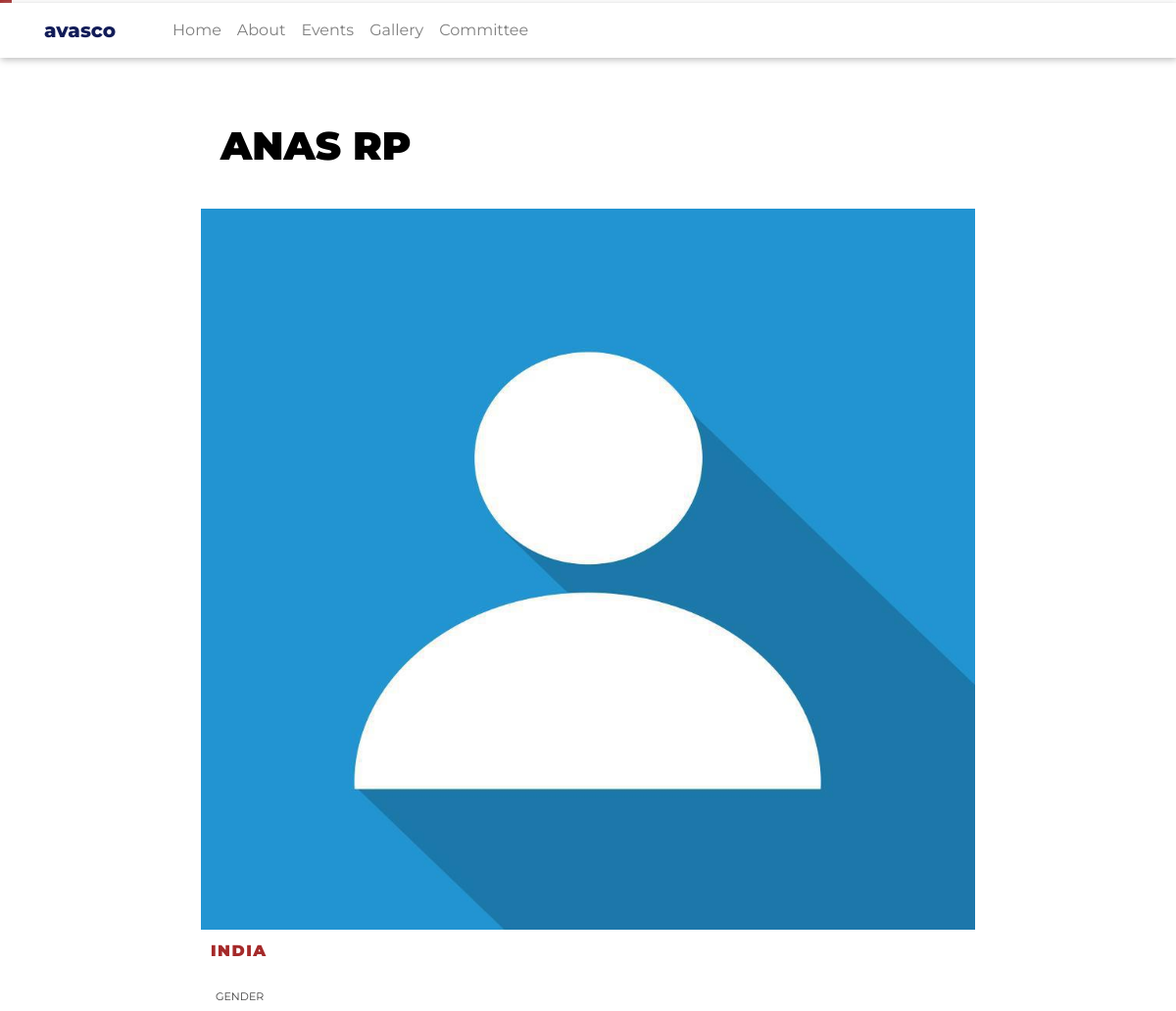
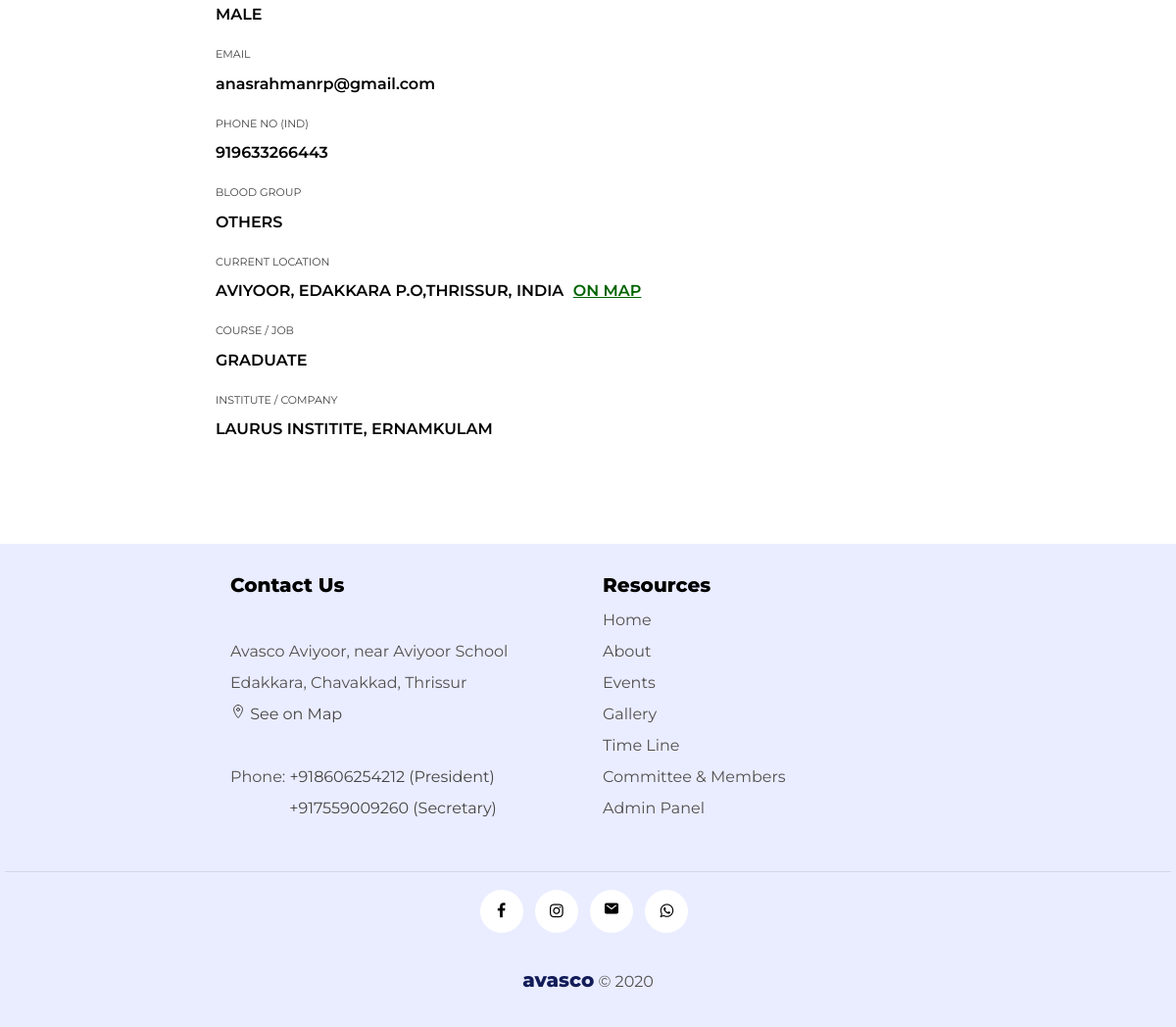
/member/47/, run on the app's committed database (2 pictures, top to bottom).
### blog/models.py (models this page shows, shortened)
class Member(models.Model):
    BLOOD_GROUP = ((1, "A+",), (2, "A-"), (3, "B+"), (4, "B-"),
               (5, "AB+"), (6, "AB-"), (7, "0+"), (8, "O-"), (9,"OTHERS"))
    SECTION = ((1,"INDIA"), (2,"GCC"))
    SEX = ((1,"Male"), (2,"Female"), (3,"Others") )
    name = models.CharField(max_length=40)
    image = models.ImageField(upload_to='member_pics/', default='accountdefault.jpg')
    avasco_id =  models.CharField("Avasco ID (if exists)", max_length=10,null=True, blank=True)
    blood_group = models.IntegerField(
        choices = BLOOD_GROUP,
        default = 9,null= True
        )
    sex = models.IntegerField(
        choices= SEX,
        default=1, null= True
    )
    email = models.EmailField(max_length=30, null= True, blank=True)
    phone_1_india = models. IntegerField("Indian Phone (if exists)",null=True, blank=True)
    phone_2_gcc = models.IntegerField("GCC Phone (if exists)",null=True, blank=True)
    section = models.IntegerField(
        choices= SECTION,
        default= 1, null= True
    )
    current_location = models.URLField( max_length=200, default= "https://maps.app.goo.gl/aSoSHUyyFsuMZMsB6",null=True, blank=True)
    country = models.CharField(max_length=20, default="India",null=True, blank=True)
    city = models.CharField(max_length=20, default="Thrissur",null=True, blank=True)
    place = models.CharField(max_length=30, default="Aviyoor, Edakkara P.O",null=True, blank=True)
    occupation_or_course = models.CharField("Occupation/Course", max_length=100, default="Student",null=True, blank=True)
    company_or_institution_name = models.CharField("Company/Institution Name", max_length=100,null=True, blank=True)
    company_or_institution_place = models.CharField("Company/Institution Place", max_length=100,null=True, blank=True)

class Committee(models.Model):
    india_poster = models.ImageField(upload_to='committee_pics', null=True, blank=True)
    gcc_poster = models.ImageField(upload_to='committee_pics', null=True, blank=True)
    president = models.ForeignKey(Member,related_name="president", null=True,blank=True, on_delete= models.SET_NULL)
    secretary = models.ForeignKey(Member,related_name="secretary", null=True,blank=True, on_delete= models.SET_NULL)
    vice_president_1 = models.ForeignKey(Member,related_name="vice_president_1", null=True,blank=True, on_delete= models.SET_NULL)
    vice_president_2 = models.ForeignKey(Member,related_name="vice_president_2", null=True,blank=True, on_delete= models.SET_NULL)
    joint_secretary_1 = models.ForeignKey(Member,related_name="joint_secretary_1", null=True,blank=True, on_delete= models.SET_NULL)
    joint_secretary_2 = models.ForeignKey(Member,related_name="joint_secretary_2", null=True,blank=True, on_delete= models.SET_NULL)
    treasurer = models.ForeignKey(Member,related_name="treasurer", null=True,blank=True, on_delete= models.SET_NULL)
    executive_member_1 = models.ForeignKey(Member,related_name="executive_member_1", null=True,blank=True, on_delete= models.SET_NULL)
    executive_member_2 = models.ForeignKey(Member,related_name="executive_member_2", null=True,blank=True, on_delete= models.SET_NULL)
    executive_member_3= models.ForeignKey(Member,related_name="executive_member_3", null=True,blank=True, on_delete= models.SET_NULL)
    executive_member_4 = models.ForeignKey(Member,related_name="executive_member_4", null=True,blank=True, on_delete= models.SET_NULL)
    gcc_president = models.ForeignKey(Member,related_name="gcc_president", null=True,blank=True, on_delete= models.SET_NULL)
    gcc_secretary = models.ForeignKey(Member,related_name="gcc_secretary", null=True,blank=True, on_delete= models.SET_NULL)
    gcc_vice_president_1 = models.ForeignKey(Member,related_name="gcc_vice_president_1", null=True,blank=True, on_delete= models.SET_NULL)
    gcc_vice_president_2 = models.ForeignKey(Member,related_name="gcc_vice_president_2", null=True,blank=True, on_delete= models.SET_NULL)
    gcc_joint_secretary_1 = models.ForeignKey(Member,related_name="gcc_joint_secretary_1", null=True,blank=True, on_delete= models.SET_NULL)
    gcc_joint_secretary_2 = models.ForeignKey(Member,related_name="gcc_joint_secretary_2", null=True,blank=True, on_delete= models.SET_NULL)
    gcc_treasurer = models.ForeignKey(Member,related_name="gcc_treasurer", null=True,blank=True, on_delete= models.SET_NULL)
    gcc_executive_member_1 = models.ForeignKey(Member,related_name="gcc_executive_member_1", null=True,blank=True, on_delete= models.SET_NULL)
    gcc_executive_member_2 = models.ForeignKey(Member,related_name="gcc_executive_member_2", null=True,blank=True, on_delete= models.SET_NULL)
    gcc_executive_member_3= models.ForeignKey(Member,related_name="gcc_executive_member_3", null=True,blank=True, on_delete= models.SET_NULL)
    gcc_executive_member_4 = models.ForeignKey(Member,related_name="gcc_executive_member_4", null=True,blank=True, on_delete= models.SET_NULL)

### blog/views.py (the view)
# urls.py: path('member/<int:pk>/', MemberDetailView.as_view(), name='member-detail'),
class MemberDetailView(DetailView):
    model = Member

### blog/templatetags/custom_tags.py (called while the page is built)
@register.simple_tag
def president():
      president_no = Committee.objects.first().president.phone_1_india
      return  president_no

@register.simple_tag
def secretary():
      secretary_no = Committee.objects.first().secretary.phone_1_india
      return secretary_no

### blog/templates/blog/member_detail.html (shortened to what this page needs)
{% extends "blog/base.html" %} {% load static %} {%block content%}
<div class="row">
  <div class="col-md-8 offset-md-2">
    <h1 class="page-title" style="text-transform: uppercase; padding: 30px 10px;">{{object.name}}</h1>
    <img class="post-detail-img" src="{{ member.image.url }}" alt="no image" />
    <div class="post-detail-body">
      {% if object.get_section_display %}
      <p class="post-detail-date">{{ object.get_section_display }}</p>
      {% endif %}
      {% if object.get_sex_display %}
        <div class="question">GENDER</div> <div class="answer">{{ object.get_sex_display }}</div>
      {% endif %}
      {% if object.email %}
      <div class="question">EMAIL</div> <div class="answer" style="text-transform: none !important;">{{ object.email }}</div>
      {% endif %}
      {% if object.phone_1_india %}
      <div class="question">PHONE NO (IND)</div> <div class="answer"> {{ object.phone_1_india }}</div>
      {% endif %}
      {% if object.get_blood_group_display %}
      <div class="question">BLOOD GROUP</div> <div class="answer"> {{ object.get_blood_group_display}}</div>
      {% endif %}
      {% if object.country %}
      <div class="question">CURRENT LOCATION</div> <div class="answer"> {{ object.place }},{{ object.city}}, {{ object.country }} <a style="color: darkgreen; padding: 5px; text-decoration: underline !important;" href="{{ object.current_location }}">On Map</a></div>
      {% endif %}
      {% if object.occupation_or_course %}
      <div class="question">COURSE / JOB </div> <div class="answer">{{ object.occupation_or_course }}</div>
      {% endif %}
      {% if object.company_or_institution_name %}
      <div class="question">INSTITUTE / COMPANY </div> <div class="answer">{{ object.company_or_institution_name }}, {{ object.company_or_institution_place }}</div>
      {% endif %}
    </div>
  </div>
</div>
{% endblock content%}

### blog/templates/blog/base.html (shortened to what this page needs)
{% load static %}  {% load custom_tags %}
<!DOCTYPE html>
<html lang="en">
<head>
  <link
    rel="stylesheet"
    href="https://stackpath.bootstrapcdn.com/bootstrap/4.5.0/css/bootstrap.min.css"
  />
  <link
    rel="stylesheet"
    href="https://cdnjs.cloudflare.com/ajax/libs/font-awesome/4.7.0/css/font-awesome.min.css"
  />
  <link href="/open-iconic/font/css/open-iconic-bootstrap.css" rel="stylesheet">
  <link
    rel="stylesheet"
    type="text/css"
    href="{% static 'blog/main.css' %}"
  />
</head>
<body>
  <header >
    <nav
      class="navbar navbar-expand-md navbar-light fixed-top"
      style="background-color: #ffffff;"
    >
   <div class="container">
        <a href="{% url 'blog-home'%}">
          <div class="title" style="color: #121c58;">avasco</div>
        </a>
        <div class="collapse navbar-collapse" id="navbarToggle">
          <div class="navbar-nav mr-auto">
            <a class="nav-item nav-link" href="{% url 'blog-home' %} "
              >Home</a
            >
            <a class="nav-item nav-link" href="{% url 'blog-about' %} "
              >About</a
            >
            <a class="nav-item nav-link" href="{% url 'posts' %}"
              >Events</a
            >
            <a class="nav-item nav-link" href="{% url 'gallery' %}"
              >Gallery</a
            >
            <a class="nav-item nav-link" href="{% url 'members' %}"
              >Committee</a
            >
          </div>
        </div>
      </div>
    </nav>
  </header>
<div class="page ">
  {% block content %}{% endblock %}
</div>
<footer style="padding: 30px 5px; background-color:#eaedff; line-height:2em;">
  <div class="container"  >
    <div class="row justify-content-center footer-text">
      <div class="col-md-4">
        <h5 class="footer-title" style="font-weight: 800;">Contact Us</h5>
        <br />
        Avasco Aviyoor, near Aviyoor School
        <br />
        Edakkara, Chavakkad, Thrissur
        <br>
        <a href="https://maps.app.goo.gl/aSoSHUyyFsuMZMsB6" style="color: rgb(70, 69, 69);"><ion-icon name="location-outline"></ion-icon> See on Map</a>
        <br /> <br />
        Phone: <a href="tel:{% president %}"  style="color: rgb(70, 69, 69);">+{% president %} (President)  </a>
        <br>  &emsp;&emsp;&emsp;&ensp; <a href="tel:{% secretary %}"  style="color: rgb(70, 69, 69);">+{% secretary %} (Secretary) </a>
        <br><br>
      </div>
      <div class="col-md-4">
        <h5 class="footer-title" style="font-weight: 800;">Resources</h5>
        <a class="footer-text" href="{% url 'blog-home'%}">Home</a>
        <br />
        <a class="footer-text" href="{% url 'blog-about' %}">About</a>
        <br />
        <a class="footer-text" href="{% url 'posts' %}">Events</a>
        <br />
        <a class="footer-text" href="{% url 'gallery' %}">Gallery</a>
        <br />
        <a class="footer-text" href="{% url 'timeline' %}">Time Line</a>
        <br />
        <a class="footer-text" href="{% url 'members' %}">Committee & Members</a>
        <br />
        <a class="footer-text" href="{% url 'admin:index' %}">Admin Panel</a>
      </div>
    </div>
  </div>
  <hr style="height: 2px; color: floralwhite;" />
  <div style="text-align: center;">
    <p class="social-icons">
        <a class="facebook" href="https://www.facebook.com/groups/AVSCO.2016/?ref=share"><i class="fa fa-facebook"></i></a>
        <a
          class="instagram"
          href="https://instagram.com/avascoaviyoor?igshid=zagdu0ghrwjp"
          ><i class="fa fa-instagram"></i
        ></a>
        <a
          class="instagram"
          href="mailto:avascoaviyoor@gmail.com"
          >
          <ion-icon name="mail" ></ion-icon>
        </a>
        <a class="whatsapp" href="http://wa.me/918606254212"><i class="fa fa-whatsapp"></i></a>
    </p>
  </div>
  <br>
  <div class="footer-text" style="text-align: center;">
    <a href="{% url 'blog-home'%}" class="title" style="color: #121c58; padding: 0px !important;">avasco</a>  © 2020
  </div>
</footer>
  </body>
</html>

### blog/static/blog/main.css (style rules this page uses)
body { background: #ffffff; color: #000000; margin-top: 55px; font-family: Montserrat; }
html, body { overflow-x: hidden; }
h1, h2, h3, h4, h5, h6 { color: #000000; }
a { text-decoration: none !important; color: black; }
nav { box-shadow: 1px 2px 7px #bbb; margin-top: 3px; }
.footer-text { color: rgb(0, 0, 0); font-weight: 500; }
.footer-text { color: rgb(82, 80, 80); font-weight: 400; }
.title { font-size: 20px; font-weight: 800; padding: 0px 50px 0px 0px; }
.page { padding: 30px 0px; }
.page-title { font-size: 40px; font-weight: 900; margin: 10px; color: black; padding-left: 10px; width: 100%; }
.post-detail-img { object-fit: fit; width: 100%; max-height: 50%; overflow: hidden; }
.post-detail-body { padding: 10px; }
.post-detail-date { text-transform: uppercase; letter-spacing: 1.5px; color: brown; font-size: 12; font-weight: 900; }
.question { font-size: 11px; color: rgb(66, 65, 65); text-transform: uppercase; padding: 10px 5px 0px 5px; }
.answer { text-transform: uppercase; font-weight: 600; padding: 10px 15px 10px 5px; }
.social-icons { padding-left: 0; margin-bottom: 0; list-style: none; }
.social-icons a { background-color: white; color: black; font-size: 16px; display: inline-block; line-height: 44px; width: 44px; height: 44px; text-align: center; margin-right: 8px; border-radius: 100%; -webkit-transition: all 0.2s linear; -o-transition: all 0.2s linear; transition: all 0.2s linear; }

### data on the page
Member: name "ANAS RP", image (placeholder picture), section "INDIA", sex "MALE", email "anasrahmanrp@gmail.com", phone_1_india "919633266443", blood_group "OTHERS", place "AVIYOOR, EDAKKARA P.O", city "THRISSUR", country "INDIA", occupation_or_course "GRADUATE", company_or_institution_name "LAURUS INSTITITE", company_or_institution_place "ERNAMKULAM"
Committee: president.phone_1_india "918606254212", secretary.phone_1_india "917559009260"
